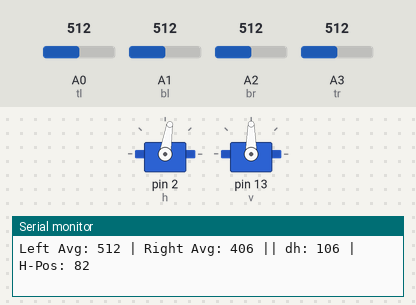
Simulated run of this sketch. Board: Arduino Uno, built with avr-gcc and run on an emulated ATmega328P. Shown: 2 × servo, the last lines printed to the serial monitor. The inputs (shaded band) are chosen by the test bench; at power-on: A3 (tr) = 512, A1 (bl) = 512, A0 (tl) = 512, A2 (br) = 512.

Above: at 3.78 s.
3.8 s: A3 (tr) set to 578
6.8 s: A3 (tr) set to 602
At 6.96 s:
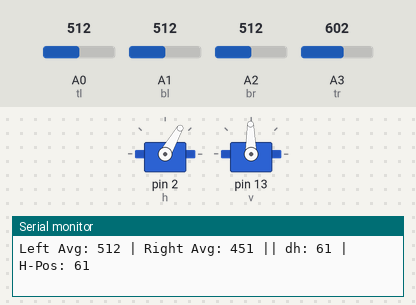
9.8 s: A1 (bl) set to 666
12.8 s: A1 (bl) set to 698
At 15.7 s:
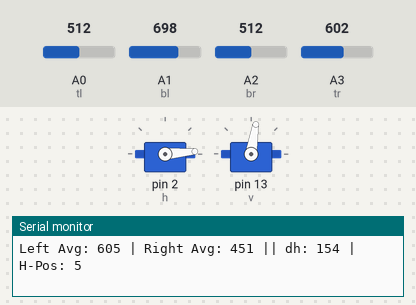
15.8 s: A0 (tl) set to 544
At 16.8 s:
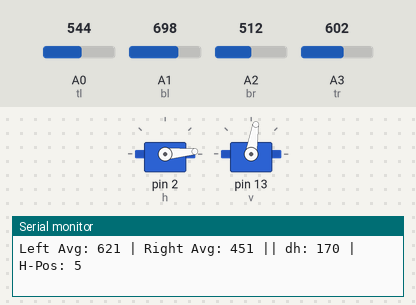
17.3 s: A2 (br) set to 716
At 19.08 s:
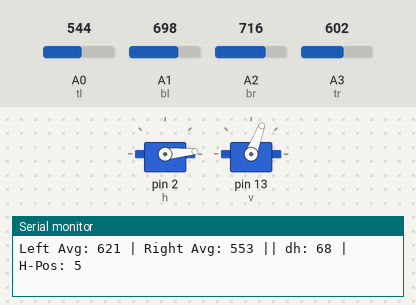
Timing chart, 0 to 25.2 s (numbered marks = the images above; inputs shaded):
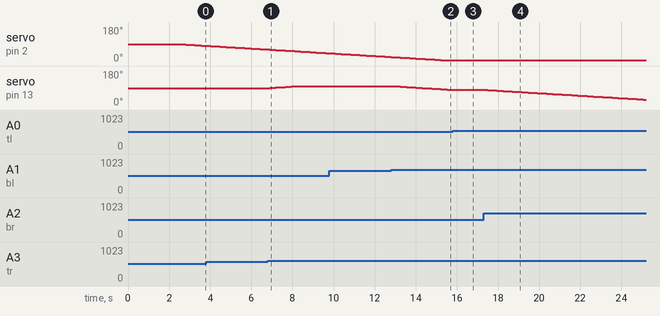

Measured:
- the behaviour switches between 593 and 594 on A3 (tr) (found by bisection; images 0 and 1)
- the behaviour switches between 683 and 684 on A1 (bl) (found by bisection; images 1 and 2)
- after the input at 6.8 s, servo on pin 13 (v): moves from 90° to 100° over 1.4 s, starting after 0.09 s
- after the input at 12.8 s, servo on pin 13 (v): moves from 100° to 81° over 2.7 s, starting after 0.15 s
- after the input at 15.8 s, servo on pin 13 (v): stays 81° (without the input it goes to 80° after 0.03 s)
- after the input at 17.3 s, servo on pin 13 (v): moves from 81° to 29° over 7.7 s, starting at once

The sketch:

IOT_Code.ino
```cpp
#include <Servo.h>

Servo h;
int hp = 90;
int hmax = 175;
int hmin = 5;

Servo v;
int vp = 90;
int vmax = 100;
int vmin = 1;

int tl = A0;
int tr = A3;
int bl = A1;
int br = A2;

void setup() {
  Serial.begin(9600);
  h.attach(2);
  v.attach(13);
  h.write(hp);
  v.write(vp);
  delay(2500);
}

void loop() {
  // Read left side normally
  int l_tl = analogRead(tl);
  int l_bl = analogRead(bl);

  // Read right side and subtract the 106 "ghost light" baseline
  int l_trRaw = analogRead(tr) - 106;
  int l_tr = max(l_trRaw, 0); // max() prevents negative numbers

  int l_brRaw = analogRead(br) - 106;
  int l_br = max(l_brRaw, 0);

  int dt = 150;
  int tol = 40;

  int avg_t = (l_tl + l_tr) / 2;
  int avg_b = (l_bl + l_br) / 2;
  int avg_l = (l_tl + l_bl) / 2;
  int avg_r = (l_tr + l_br) / 2;

  int dv = avg_t - avg_b;
  int dh = avg_l - avg_r;

  // --- DEBUG PRINTING ---
  Serial.print("Left Avg: "); Serial.print(avg_l);
  Serial.print(" | Right Avg: "); Serial.print(avg_r);
  Serial.print(" || dh: "); Serial.print(dh);
  Serial.print(" | H-Pos: "); Serial.println(hp);

  // --- Vertical Control ---
  if (abs(dv) > tol) {
    if (avg_t > avg_b) {
      vp++;
      if (vp > vmax) vp = vmax;
    } else {
      vp--;
      if (vp < vmin) vp = vmin;
    }
    v.write(vp);
  }

  // --- Horizontal Control ---
  if (abs(dh) > tol) {
    if (avg_l > avg_r) {
      hp--;
      if (hp < hmin) hp = hmin;
    } else {
      hp++;
      if (hp > hmax) hp = hmax;
    }
    h.write(hp);
  }

  delay(dt);
}
```
